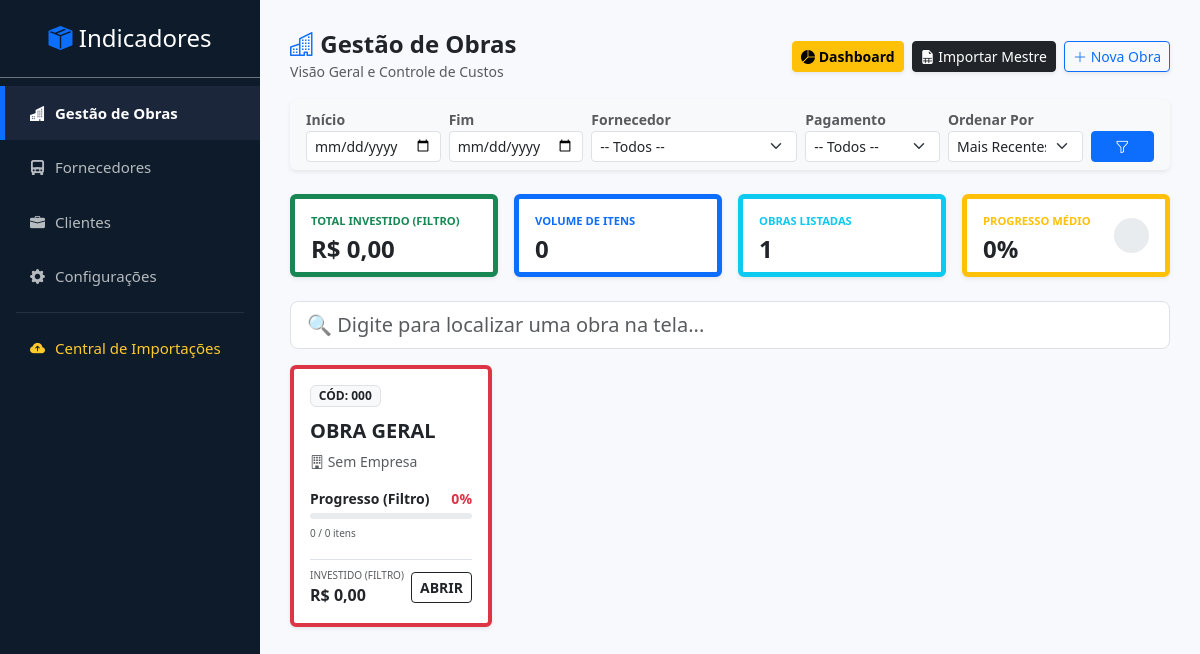
Before: / with the older database file.
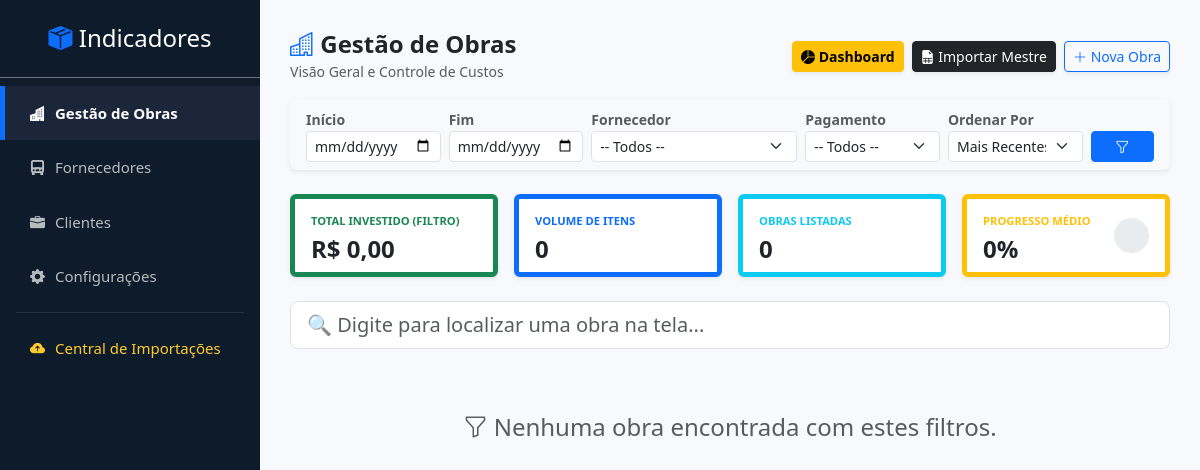
After: the same page with the newer database file.
### tables this page shows
CREATE TABLE `obras` (
  `id` int(11) NOT NULL,
  `nome` varchar(100) NOT NULL,
  `empresa_id` int(11) DEFAULT NULL,
  `codigo` varchar(50) DEFAULT NULL
);

### pages/obras.php (the view, shortened to what the changed rows need)
<?php
$dt_ini = $_GET['dt_ini'] ?? '';
$dt_fim = $_GET['dt_fim'] ?? '';
$filtro_ordem = $_GET['ordem'] ?? 'cod_desc';
$where_pedidos = "WHERE 1=1";
$params = [];
switch ($filtro_ordem) {
    default:           $sql_order = "o.codigo DESC";
}
$sql = "SELECT
            o.id,
            o.codigo,
            o.nome,
            COALESCE(e.nome, 'Sem Empresa') as nome_empresa,
            -- Contagens filtradas
            COUNT(p.id) as total_itens,
            SUM(CASE WHEN p.qtd_recebida >= p.qtd_pedida THEN 1 ELSE 0 END) as itens_concluidos,
            SUM(p.valor_bruto_pedido) as total_gasto
        FROM obras o
        LEFT JOIN empresas e ON o.empresa_id = e.id
        LEFT JOIN pedidos p ON p.obra_id = o.id
        $where_pedidos
        GROUP BY o.id
        HAVING (total_itens > 0 OR '$dt_ini' = '')
        ORDER BY $sql_order";
try {
    $stmt = $pdo->prepare($sql);
    $stmt->execute($params);
    $obras = $stmt->fetchAll(PDO::FETCH_ASSOC);
} catch (PDOException $e) {
    echo "<div class='alert alert-danger'>Erro: " . $e->getMessage() . "</div>";
    exit;
}
$total_obras_listadas = count($obras);
$kpi_investido = 0;
$kpi_itens = 0;
$kpi_concluidos = 0;
foreach($obras as $o) {
    $kpi_investido += $o['total_gasto'];
    $kpi_itens += $o['total_itens'];
    $kpi_concluidos += $o['itens_concluidos'];
}
$kpi_progresso = ($kpi_itens > 0) ? round(($kpi_concluidos / $kpi_itens) * 100) : 0;
?>
<div class="d-flex justify-content-between align-items-center mb-3">
    <div>
        <h4 class="m-0 text-dark fw-bold"><i class="bi bi-buildings text-primary"></i> Gestão de Obras</h4>
        <small class="text-muted">Visão Geral e Controle de Custos</small>
    </div>
    <div class="d-flex gap-2">
        <a href="index.php?page=dashboard_obras" class="btn btn-warning btn-sm shadow-sm fw-bold">
            <i class="bi bi-pie-chart-fill"></i> Dashboard
        </a>
        <a href="index.php?page=importar_mestre_xlsx" class="btn btn-dark btn-sm shadow-sm">
            <i class="bi bi-file-earmark-spreadsheet-fill"></i> Importar Mestre
        </a>
        <a href="index.php?page=configuracoes&tab=obras" class="btn btn-outline-primary btn-sm shadow-sm">
            <i class="bi bi-plus-lg"></i> Nova Obra
        </a>
    </div>
</div>
<div class="card shadow-sm mb-4 border-0 bg-light">
    <div class="card-body py-2">
        <form method="GET" class="row g-2 align-items-end">
            <div class="col-md-2">
                <label class="small fw-bold text-muted">Início</label>
                <input type="date" name="dt_ini" class="form-control form-control-sm" value="<?php echo $dt_ini; ?>">
            </div>
            <div class="col-md-2">
                <label class="small fw-bold text-muted">Fim</label>
                <input type="date" name="dt_fim" class="form-control form-control-sm" value="<?php echo $dt_fim; ?>">
            </div>
            <div class="col-md-3">
                <label class="small fw-bold text-muted">Fornecedor</label>
                <select name="filtro_forn" class="form-select form-select-sm">
                    <option value="">-- Todos --</option>
                </select>
            </div>
            <div class="col-md-2">
                <label class="small fw-bold text-muted">Pagamento</label>
                <select name="filtro_pag" class="form-select form-select-sm">
                    <option value="">-- Todos --</option>
                </select>
            </div>
            <div class="col-md-2">
                <label class="small fw-bold text-muted">Ordenar Por</label>
                <select name="ordem" class="form-select form-select-sm">
                    <option value="cod_desc" <?php echo ($filtro_ordem=='cod_desc')?'selected':''; ?>>Mais Recentes</option>
                </select>
            </div>
            <div class="col-md-1">
                <button class="btn btn-primary btn-sm w-100 fw-bold"><i class="bi bi-funnel"></i></button>
            </div>
        </form>
    </div>
</div>
<div class="row mb-4 g-3">
    <div class="col-md-3">
        <div class="card shadow-sm border-start border-5 border-success h-100">
            <div class="card-body py-2">
                <small class="text-uppercase fw-bold text-success" style="font-size: 0.7rem;">Total Investido (Filtro)</small>
                <h4 class="fw-bold text-dark mt-1 mb-0">R$ <?php echo number_format($kpi_investido, 2, ',', '.'); ?></h4>
            </div>
        </div>
    </div>
    <div class="col-md-3">
        <div class="card shadow-sm border-start border-5 border-primary h-100">
            <div class="card-body py-2">
                <small class="text-uppercase fw-bold text-primary" style="font-size: 0.7rem;">Volume de Itens</small>
                <h4 class="fw-bold text-dark mt-1 mb-0"><?php echo number_format($kpi_itens, 0, ',', '.'); ?></h4>
            </div>
        </div>
    </div>
    <div class="col-md-3">
        <div class="card shadow-sm border-start border-5 border-info h-100">
            <div class="card-body py-2">
                <small class="text-uppercase fw-bold text-info" style="font-size: 0.7rem;">Obras Listadas</small>
                <h4 class="fw-bold text-dark mt-1 mb-0"><?php echo $total_obras_listadas; ?></h4>
            </div>
        </div>
    </div>
    <div class="col-md-3">
        <div class="card shadow-sm border-start border-5 border-warning h-100">
            <div class="card-body py-2 d-flex justify-content-between align-items-center">
                <div>
                    <small class="text-uppercase fw-bold text-warning" style="font-size: 0.7rem;">Progresso Médio</small>
                    <h4 class="fw-bold text-dark mt-1 mb-0"><?php echo $kpi_progresso; ?>%</h4>
                </div>
                <div style="width: 35px; height: 35px; border-radius: 50%; background: conic-gradient(#ffc107 <?php echo $kpi_progresso; ?>%, #e9ecef 0);"></div>
            </div>
        </div>
    </div>
</div>
<div class="mb-3">
    <input type="text" id="filtroInput" class="form-control form-control-lg" placeholder="🔍 Digite para localizar uma obra na tela...">
</div>
<div class="row" id="listaObras">
    <?php foreach($obras as $obra):
        $progresso = ($obra['total_itens'] > 0) ? round(($obra['itens_concluidos'] / $obra['total_itens']) * 100) : 0;
        $cor_prog = 'primary';
        if($progresso == 100) $cor_prog = 'success';
        elseif($progresso < 30) $cor_prog = 'danger';
        elseif($progresso < 70) $cor_prog = 'warning';
        $textoBusca = strtolower($obra['codigo'] . ' ' . $obra['nome'] . ' ' . $obra['nome_empresa']);
    ?>
    <div class="col-xl-3 col-md-6 mb-4 obra-item" data-busca="<?php echo $textoBusca; ?>">
        <div class="card shadow-sm h-100 border-top border-4 border-<?php echo $cor_prog; ?> hover-effect">
            <div class="card-body d-flex flex-column">
                <div class="d-flex justify-content-between align-items-start mb-2">
                    <span class="badge bg-light text-dark border">CÓD: <?php echo $obra['codigo']; ?></span>
                </div>
                <h5 class="card-title fw-bold text-dark text-truncate mt-1" title="<?php echo $obra['nome']; ?>">
                    <?php echo $obra['nome']; ?>
                </h5>
                <small class="text-muted mb-3 d-block text-truncate">
                    <i class="bi bi-building"></i> <?php echo $obra['nome_empresa']; ?>
                </small>
                <div class="mb-3">
                    <div class="d-flex justify-content-between small fw-bold mb-1">
                        <span>Progresso (Filtro)</span>
                        <span class="text-<?php echo $cor_prog; ?>"><?php echo $progresso; ?>%</span>
                    </div>
                    <div class="progress" style="height: 6px;">
                    </div>
                    <small class="text-muted" style="font-size: 10px;">
                        <?php echo $obra['itens_concluidos']; ?> / <?php echo $obra['total_itens']; ?> itens
                    </small>
                </div>
                <div class="mt-auto pt-2 border-top d-flex justify-content-between align-items-center">
                    <div>
                        <small class="text-muted d-block" style="font-size: 10px;">INVESTIDO (FILTRO)</small>
                        <span class="fw-bold text-dark">R$ <?php echo number_format($obra['total_gasto'], 2, ',', '.'); ?></span>
                    </div>
                    <a href="index.php?page=detalhe_obra&id=<?php echo $obra['id']; ?>" class="btn btn-outline-dark btn-sm fw-bold stretched-link">
                        ABRIR
                    </a>
                </div>
            </div>
        </div>
    </div>
    <?php endforeach; ?>
    <?php if(empty($obras)): ?>
        <div class="col-12 text-center py-5">
            <h4 class="text-muted"><i class="bi bi-funnel"></i> Nenhuma obra encontrada com estes filtros.</h4>
        </div>
    <?php endif; ?>
</div>

Changed rows visible on the page:
removed obras: codigo "000", nome "OBRA GERAL", nome_empresa "Sem Empresa", progresso "0", itens_concluidos "0", total_itens "0", total_gasto "0,00"
Other visible differences:
$total_obras_listadas: "1" → "0"
text now shown: "Nenhuma obra encontrada com estes filtros."
